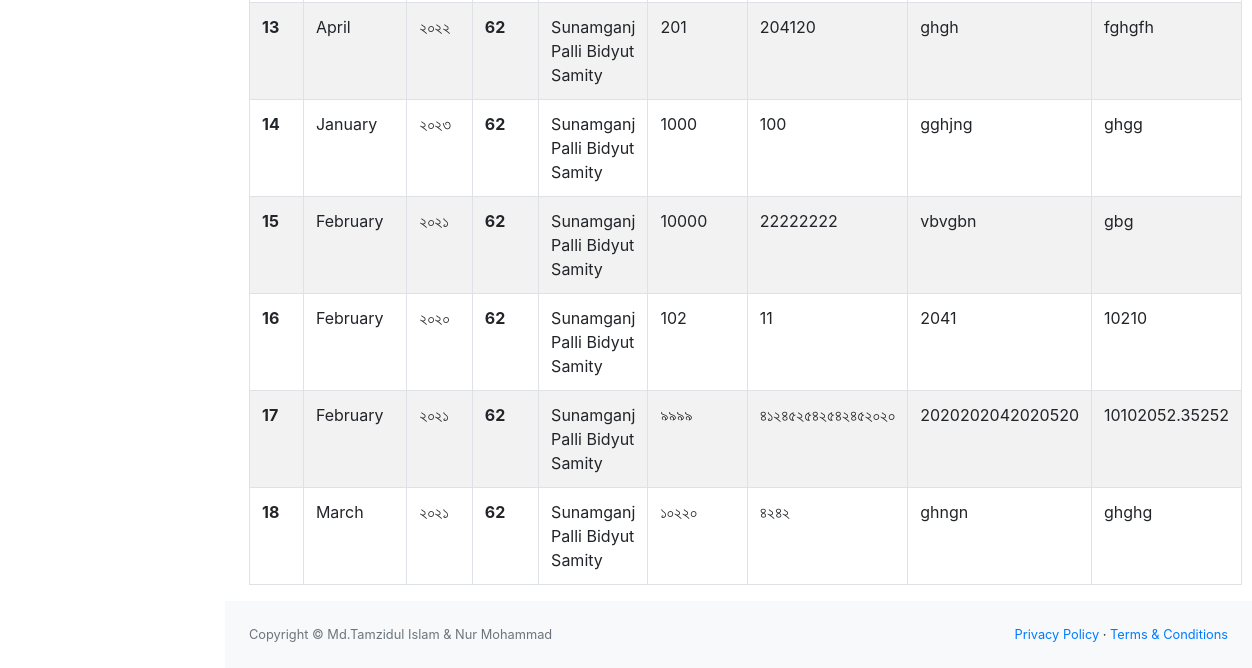
The page /my-berc-info (signed in, lower part) on the database as committed earlier.
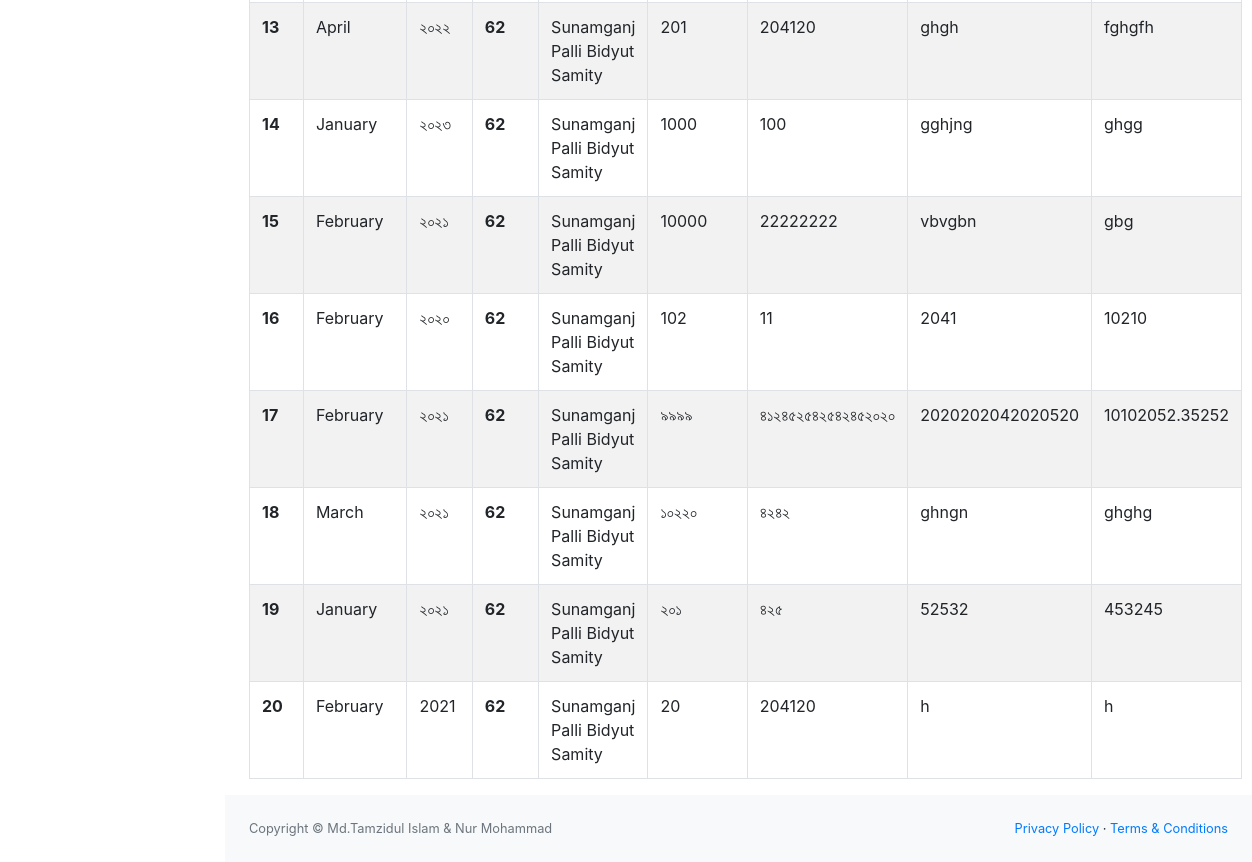
The same page on the database as committed later.
### infoapp/models.py (models this page shows, shortened)
class PbsInfoBERC(models.Model):
    pbs_code=models.IntegerField(blank=True, null=True)
    management_code=models.IntegerField(blank=True,null=True)
    complain_nos=models.CharField(max_length=250, blank=True, null=True)
    month=models.CharField(max_length=10, blank=True, null=True)
    year=models.CharField(max_length=10,blank=True, null=True)
    complain_solve=models.CharField(max_length=250, blank=True, null=True)
    complain_unsolve_case=models.TextField(max_length=300, blank=True, null=True)
    complain_remark=models.CharField(max_length=200, blank=True, null=True)

class PbsInfo(models.Model):
    user=models.OneToOneField(User, on_delete=models.CASCADE)
    pbs_name=models.CharField(max_length=50)
    pbs_name_benglai=models.CharField(max_length=50)
    pbs_code=models.IntegerField(blank=True, null= True)
    management_code=models.IntegerField(blank=True, null=True)
    address=models.TextField(blank=True, null=True)
    mobile_no=models.TextField(blank=True , null=True)

### infoapp/views.py (the view)
# urls.py: path('my-berc-info', views.my_berc_info , name='my_berc_info'),
def my_berc_info(request):
    current_user=request.user
    user_id=current_user.id
    user_pbs_info=PbsInfo.objects.get(user__pk=user_id)
    pbs_code=user_pbs_info.pbs_code
    my_data=PbsInfoBERC.objects.filter(pbs_code=pbs_code)
    context={'my_data':my_data,'user_pbs_info':user_pbs_info}
    return render(request, 'my_brec_info.html',context)

### templates/my_brec_info.html (shortened to what this page needs)
{% extends 'base.html'%}
{% block content %}
<div class="container">
    <div class="cow">
        <table class="table table-striped table-bordered" style="margin-top: 10px;">
            <tbody>
                {% for my_data in my_data%}
              <tr>
                <th>{{ forloop.counter }}</th>
                <td>{{ my_data.month }}</td>
                <td>{{ my_data.year }}</td>
                <th scope="row">{{ my_data.pbs_code }}</th>
                <td>{{ user_pbs_info.pbs_name }}</td>
                <td>{{ my_data.complain_nos }}</td>
                <td>{{ my_data.complain_solve }}</td>
                <td>{{ my_data.complain_unsolve_case }}</td>
                <td>{{ my_data.complain_remark }}</td>
              </tr>
              {% endfor %}
            </tbody>
        </table>
    </div>
</div>
{% endblock %}

Rows that differ between the two databases and show on the page:
added PbsInfoBERC: month "January", year "২০২১", pbs_code "62", {{ user_pbs_info.pbs_name }} "Sunamganj Palli Bidyut Samity", complain_nos "২০১", complain_solve "৪২৫", complain_unsolve_case "52532", complain_remark "453245"
added PbsInfoBERC: month "February", year "2021", pbs_code "62", {{ user_pbs_info.pbs_name }} "Sunamganj Palli Bidyut Samity", complain_nos "20", complain_solve "204120", complain_unsolve_case "h", complain_remark "h"
